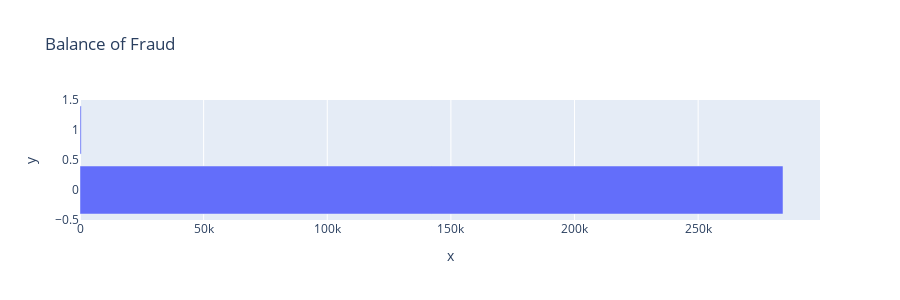

The code cell stored with this chart in its notebook:
### Code cell
fraud_count = df['Class'].value_counts().sort_index()
fig = px.bar(x = fraud_count.values, y = fraud_count.index, title = 'Balance of Fraud', orientation='h')
fig.update_layout(height = 300)
fig.show()

### Figure 1 — Plotly figure (JSON) as saved in the notebook; plotly's stock layout.template omitted (floating-point values rounded to 4 significant figures)
{"data": [{"hovertemplate": "x=%{x}<br>y=%{y}<extra></extra>", "legendgroup": "", "marker": {"color": "#636efa", "pattern": {"shape": ""}}, "name": "", "orientation": "h", "showlegend": false, "textposition": "auto", "type": "bar", "x": [284315, 492], "xaxis": "x", "y": [0, 1], "yaxis": "y"}], "layout": {"barmode": "relative", "height": 300, "legend": {"tracegroupgap": 0}, "title": {"text": "Balance of Fraud"}, "xaxis": {"anchor": "y", "domain": [0, 1], "title": {"text": "x"}}, "yaxis": {"anchor": "x", "domain": [0, 1], "title": {"text": "y"}}}}
